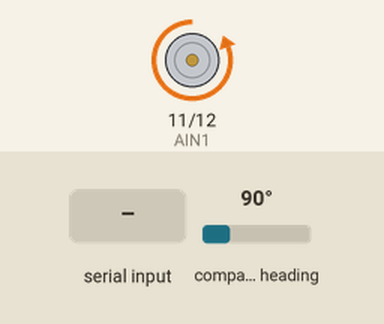
This program was run on a simulated ESP32-S3. Shown: motor-driver pin pairs drawn as motors (green arrow = first pin HIGH = forward, orange = second pin HIGH = backward, longer = more drive). The test bench sets the inputs (shaded band); at power-on: compass heading 90°. What the program prints to the serial monitor is not drawn.

Above: at 4.2 s.
4.3 s: compass heading set to 180°
7.3 s: compass heading set to 173°
10.3 s: "t:180.0\n" received over Serial
At 11.1 s:
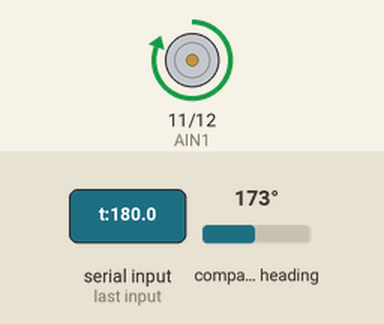
13.3 s: "t:150\n" received over Serial
At 13.45 s:
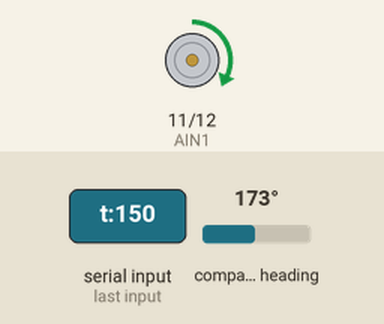
16.3 s: compass heading set to 204°
At 16.47 s:
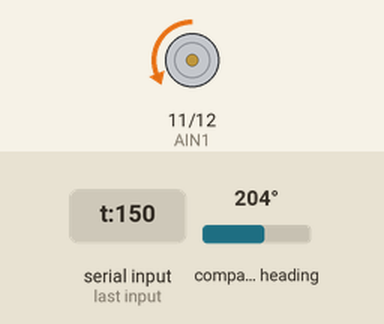
19.3 s: "kg:1\n" received over Serial
At 19.39 s:
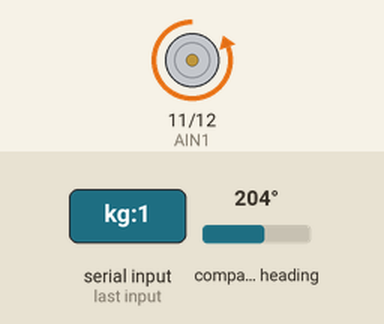
Timing chart, 0 to 22.3 s (numbered marks = the images above; inputs shaded):
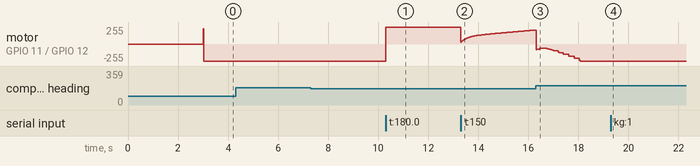

The program:

main.cpp
```cpp
// Ryan Houshyari
// 9/20/2026

// This is a motorized arm that uses closed-loop PID, gravity feedforward, and a secondary PD loop for
// a momentum assist state to move towards and maintain a specific angle.
// It uses an ESP32-S3, AS5600 magnetic encoder, and DRV8833 motor driver + TT motor to rotate an
// attached, weighted metal straw into various angles.

// libraries
#include <Arduino.h>
#include <Wire.h>
#include <AS5600.h>

// create helper objects
AS5600 as5600;

// pin definitions
const uint8_t I2C_SDA = 8;
const uint8_t I2C_SCL = 9;
const uint8_t AIN1 = 11;
const uint8_t AIN2 = 12;

// FSM states and momentum variables
enum motorState {STATE_TARGETING, STATE_MOMENTUM};
motorState currentState = STATE_TARGETING;
unsigned long stateTimer = 0;
unsigned long momentumCooldown = 0;
int momDir = 0;
bool targetTimerOn = false;
unsigned long targetTimer = 0;

// ESP32 PWM variables
const int pwmFreq = 20000;
const int pwmResolution = 8;
const int ch1 = 0;
const int ch2 = 1;

// gravity feedforward before setup
float kG = 165.0;
int pos = 0;
unsigned long lastPrintTime = 0;

// PID before setup
long prevT = 0;
float ePrev = 0.0;
float rawDedt = 0.0;
float filteredDedt = 0.0;
float eIntegral = 0.0;
unsigned long lastVelocityTime = 0.0;

// adjustable constants
float target = 90.0;
float kp = 2.5;
float kd = 0.7;
float ki = 5.0;
float kpMom = 3.5;
float kdMom = 0.2;

// function that allows users to change the target and PID values while the program runs.
// users enter the shortened variable name followed by a colon and a value, so "t:180.0" or "kp:3.0" for example.
void checkSerialCommand() {
  // checks if serial is available
  if (Serial.available() == 0) {
    return;
  }

  // reads next serial line and assigns to a string, then trims it by removing spaces
  String cmd = Serial.readStringUntil('\n');
  cmd.trim();

  // function returns nothing if no text or colon is found post trimming
  if (cmd.length() == 0) {
    return;
  }
  int colonIdx = cmd.indexOf(':');
  if (colonIdx == -1) {
    return;
  }

  // isolates the variable name and value from the inputted serial text, then applies them into program
  String key = cmd.substring(0, colonIdx);
  float value = cmd.substring(colonIdx + 1).toFloat();
  if (key == "t") {
    target = value;
    eIntegral = 0;
    currentState = STATE_TARGETING;
    targetTimerOn = true;
    targetTimer = millis();
  } else if (key == "kp") {
    kp = value;
  } else if (key == "kd") {
    kd = value;
  } else if (key == "ki") {
    ki = value;
  } else if (key == "kg") {
    kG = value;
  } else if (key == "kpmom") {
    kpMom = value;
  } else if (key == "kdmom") {
    kdMom = value;
  } else {
    Serial.print("Unknown key: "); Serial.println(key);
    return;
  }

  // displays the change in serial monitor
  Serial.print("Set "); Serial.print(key); Serial.print(" = "); Serial.println(value);
}

void setup() {
  // initialize serial, wire function, and as5600 module
  Serial.begin(115200);
  delay(2000);
  Serial.println("Starting ESP32-S3 AS5600 Gravity Feedforward");
  Wire.begin(I2C_SDA, I2C_SCL);
  if (as5600.begin()) {
    Serial.println("AS5600 Sensor Found");
  } else {
    Serial.println("Sensor not detected");
  }
  delay(1000);

  // ledc setup
  ledcSetup(ch1, pwmFreq, pwmResolution);
  ledcSetup(ch2, pwmFreq, pwmResolution);

  ledcAttachPin(AIN1, ch1);
  ledcAttachPin(AIN2, ch2);

  //PID setup
  prevT = micros();
}

void loop() {
  // reads position from the as5600 magnetic encoder, ranging values from 0-4096
  pos = as5600.readAngle();
  float currAngleDegrees = 0.0;

  // 8 point angle segmenting:
  // slightly misaligned magnet causes raw as5600 readings to not properly scale to accurate angles,
  // so separate linear equations are made for each 45 degree interval to process angles more correctly.
  const int adcS  = 49;    // 0°
  const int adcSW = 1672;  // 45°
  const int adcW  = 1763;  // 90°
  const int adcNW = 1890;  // 135°
  const int adcN  = 2303;  // 180°
  const int adcNE = 3446;  // 225°
  const int adcE  = 3720;  // 270°
  const int adcSE = 3852;  // 315°

  if (pos >= adcS && pos <= adcSW) {
    currAngleDegrees = 0.0 + ((float)(pos - adcS) * 45.0) / (float)(adcSW - adcS);
  }
  else if (pos > adcSW && pos <= adcW) {
    currAngleDegrees = 45.0 + ((float)(pos - adcSW) * 45.0) / (float)(adcW - adcSW);
  }
  else if (pos > adcW && pos <= adcNW) {
    currAngleDegrees = 90.0 + ((float)(pos - adcW) * 45.0) / (float)(adcNW - adcW);
  }
  else if (pos > adcNW && pos <= adcN) {
    currAngleDegrees = 135.0 + ((float)(pos - adcNW) * 45.0) / (float)(adcN - adcNW);
  }
  else if (pos > adcN && pos <= adcNE) {
    currAngleDegrees = 180.0 + ((float)(pos - adcN) * 45.0) / (float)(adcNE - adcN);
  }
  else if (pos > adcNE && pos <= adcE) {
    currAngleDegrees = 225.0 + ((float)(pos - adcNE) * 45.0) / (float)(adcE - adcNE);
  }
  else if (pos > adcE && pos <= adcSE) {
    currAngleDegrees = 270.0 + ((float)(pos - adcE) * 45.0) / (float)(adcSE - adcE);
  }
  else if (pos > adcSE) {
    currAngleDegrees = 315.0 + ((float)(pos - adcSE) * 45.0) / ((float)(4096 - adcSE) + adcS);
  }
  else { // pos < adcS
    currAngleDegrees = 315.0 + ((float)((4096 - adcSE) + pos) * 45.0) / ((float)(4096 - adcSE) + adcS);
  }

  // ensures values below 0 and above 360 are accounted for in case of an angle read error
  if (currAngleDegrees < 0.0) {
    currAngleDegrees += 360.0;
  }
  if (currAngleDegrees >= 360.0) {
    currAngleDegrees -= 360.0;
  }

  // feedforward and PID variable declarations
  float uFeedforward = 0.0;
  float uPid = 0.0;
  float u = 0.0;
  float e = 0.0;
  float deltaT = 0.0;
  float currAngleRadians = currAngleDegrees * (PI / 180.0);
  float alpha = 0.04;

  checkSerialCommand();

  // time calculation
  long currT = micros();
  deltaT = ((float)(currT - prevT)) / 1000000.0;
  prevT = currT;
  if (deltaT <= 0.0) {
    deltaT = 0.0001;
  }

  // error calculation
  e = target - currAngleDegrees;
  if (e > 180) {
    e -= 360;
  } else if (e < -180) {
    e += 360;
  }

  // subtimer and exponential moving average for calculating derivative term, and setting previous error:
  // the derivative term must be measured in slower, filtered intervals so it calculates with more gradual values.
  // this reduces sporadic jumps in readings, which then mess up the derivative calculation
  if (millis() - lastVelocityTime >= 10) {
    // subtimer time calculation
    float dtVel = (float)(millis() - lastVelocityTime) / 1000.0;
    lastVelocityTime = millis();

    // calculates delta e, then adjusts it based off applied angle wraparound
    float de = e - ePrev;
    if (de > 180) {
      de -= 360;
    } else if (de < -180) {
      de += 360;
    }

    // rest of derivative calculation + ema filter
    rawDedt = de / dtVel;
    filteredDedt = alpha * rawDedt + (1 - alpha) * filteredDedt;

    // setting previous error
    ePrev = e;
  }

  switch (currentState) {
    // this STATE_TARGETING case calculates the gravity feedforward, integral term of the loop, and the final PID value,
    // it then adds feedforward and PID together get ready for speed conversion.
    // a check is done here too to switch into STATE_MOMENTUM.
    case STATE_TARGETING: {
      // feedforward calculation
      uFeedforward = kG * sin(currAngleRadians);

      // integral calculations
      // makes sure the integral is calculated when not too far and not too close from target,
      // so that arm stays in angle with no more ki buildup.
      if (abs(e) < 3.5) {
        // friction is more prevalent in the lower 2 quadrants of the arm, so integral calculation resumes there.
        if (currAngleDegrees > 90 && currAngleDegrees < 270) {
          eIntegral = 0;
        }

        //but not as prevalent near the bottom due south, so integral calculation stops there too.
        if (currAngleDegrees < 10 || currAngleDegrees > 350) {
          eIntegral = 0;
        }
      } else if (abs(e) < 100.0) {
        eIntegral = eIntegral + (e * deltaT);
        eIntegral = constrain(eIntegral, -1000.0, 1000.0);
      } else {
        eIntegral = 0;
      }

      // PID and added feedforward value calculations
      uPid = (kp * e) + (kd * filteredDedt) + (ki * eIntegral);
      u = uPid + uFeedforward;

      // momentum check to switch states
      // 1. arm must be near max speed
      // 2. arm must be barely moving
      // 3. arm must not be at target
      // 4. must wait 0.9 seconds after a target change
      bool commandSaturated = abs(u) > 240.0;
      bool notMoving = abs(filteredDedt) < 8.0; //8.0
      bool notAtTarget = abs(e) > 7.0;
      if (targetTimerOn && millis() - targetTimer > 900) {
        targetTimerOn = false;
      }

      if (commandSaturated && notMoving && notAtTarget && millis() > momentumCooldown && !targetTimerOn) {
        currentState = STATE_MOMENTUM;
        stateTimer = millis();

        //checks quadrant the arm is in so it knows the opposite way to go around
        if (currAngleDegrees > 0.0 && currAngleDegrees < 180.0) {
          momDir = -1;
        } else {
          momDir = 1;
        }
        break;
      }

      break;
    }

    // this STATE_MOMENTUM case uses its own PD calculations (of PID) to move the arm to 180 degrees in the opposite direction.
    // it occurs when the arm is stuck at an angle near 90 or 270 at max power trying to go up,
    // torque force is at its strongest here so it must go the opposite way and overcome it through momentum.
    case STATE_MOMENTUM: {
      // variable declaration
      const float captureBand = 50.0;

      // finds shortest distance to 180, and applies a sign change so the arm goes the other, longer way
      float distanceToUpright = 180.0 - currAngleDegrees;
      float eMom = momDir * abs(distanceToUpright);

      // feedforward and PD calculations
      float uFfMom = kG * sin(currAngleRadians);
      u = (kpMom * eMom) + (kdMom * filteredDedt) + uFfMom;

      // switches back to STATE_TARGETING if within 50 degrees of 180,
      // max torque force is overcome so it can switch back to regular PID loop.
      // cooldown in place so it doesn't immediately switch back to STATE_MOMENTUM.
      if (abs(distanceToUpright) < captureBand) {
        currentState = STATE_TARGETING;
        momentumCooldown = millis() + 400;
      }
      break;
    }
  }

  // constraining combines feedforward and PID value + speed conversion
  int speed = constrain((int)u, -255, 255);
  if (speed > 0) {
    ledcWrite(ch1, speed);
    ledcWrite(ch2, 0);
  } else if (speed < 0) {
    ledcWrite(ch1, 0);
    ledcWrite(ch2, abs(speed));
  } else {
    ledcWrite(ch1, 0);
    ledcWrite(ch2, 0);
  }

  // printing status every 0.2 seconds
  if (millis() - lastPrintTime >= 200) {
    Serial.print("ADC Value: "); Serial.print(pos);
    Serial.print(" | Deg: "); Serial.print(currAngleDegrees);
    Serial.print(" | FF Val: "); Serial.print(uFeedforward);
    Serial.print(" | PID Val: "); Serial.print(uPid);
    Serial.print(" | Error: "); Serial.print(e);
    Serial.print(" | Kp: "); Serial.print(kp * e);
    Serial.print(" | Kd: "); Serial.print(kd * filteredDedt);
    Serial.print(" | Filtered Dedt: "); Serial.print(filteredDedt);
    Serial.print(" | Raw Dedt: "); Serial.print(rawDedt);
    Serial.print(" | Ki: "); Serial.print(ki * eIntegral);
    Serial.print(" | Loop cycle "); Serial.print(deltaT * 1000); Serial.print(" ms");
    Serial.print(" | Speed: "); Serial.print(speed);
    Serial.print( "| Case: "); Serial.println(motorState(currentState));
    lastPrintTime = millis();
  }
}
```

Measured:
- after the input at 10.3 s, motor on GPIO 11 (AIN1) / GPIO 12 (AIN2): backward 255/255 → forward 255/255 at once
- after the input at 19.3 s, motor on GPIO 11 (AIN1) / GPIO 12 (AIN2): stays backward 255/255 (without the input it goes to stopped after 1.5 s)
